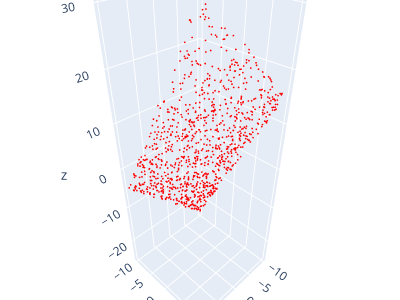

The notebook cell this image was saved under:
### Markdown cell above
**Exercício 01:** Uma nuvem de pontos que representa um plano:

```python
num_points = 1000
x = np.random.uniform(-10, 10, num_points)
y = np.random.uniform(-10, 10, num_points)
z = (-1 * x - 2 * y - 5) / (-1)
```

### Code cell
import numpy as np
import open3d as o3d

# Equação do plano: ax + by + cz + d = 0
a, b, c, d = 1, 2, -1, 5  # Exemplo de plano qualquer
print(f"Gerando o plano {a}x + {b}y + {c}z + {d} = 0")

# Gerar pontos na nuvem
num_points = 1000
x = np.random.uniform(-10, 10, num_points)
y = np.random.uniform(-10, 10, num_points)
z = (-a * x - b * y - d) / c

# Criar array de pontos
points = np.column_stack((x, y, z))
print("XYZ:", points)

# Criar nuvem de pontos com Open3D
pcd = o3d.geometry.PointCloud()
pcd.points = o3d.utility.Vector3dVector(points)

# Visualizar a nuvem de pontos
o3d.visualization.draw_plotly([pcd], width=400, height=300)

### Figure 1 — Plotly figure (JSON) as saved in the notebook; plotly's stock layout.template omitted (floating-point values rounded to 4 significant figures; data arrays with more than 128 entries replaced by an {"elided": "..."} marker saying what was removed)
{"data": [{"marker": {"color": {"elided": "1000x3 float values"}, "size": 1}, "mode": "markers", "type": "scatter3d", "x": {"elided": "1000 float values"}, "y": {"elided": "1000 float values"}, "z": {"elided": "1000 float values"}}], "layout": {"height": 300, "margin": {"b": 0, "l": 0, "r": 0, "t": 0}, "scene": {"camera": {"center": {"x": 0, "y": 0, "z": 0}, "up": {"x": 0, "y": 0, "z": 1}}}, "showlegend": false, "width": 400}}
